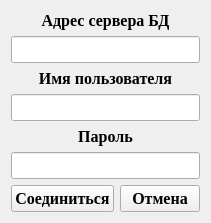
<?xml version="1.0" encoding="UTF-8"?>
<ui version="4.0">
 <class>login</class>
 <widget class="QWidget" name="login">
  <property name="geometry">
   <rect>
    <x>0</x>
    <y>0</y>
    <width>203</width>
    <height>215</height>
   </rect>
  </property>
  <property name="windowTitle">
   <string>Form</string>
  </property>
  <layout class="QGridLayout" name="gridLayout">
   <item row="6" column="0">
    <widget class="QPushButton" name="pushButton">
     <property name="font">
      <font>
       <family>Times New Roman</family>
       <pointsize>12</pointsize>
       <weight>75</weight>
       <bold>true</bold>
      </font>
     </property>
     <property name="text">
      <string>Соединиться</string>
     </property>
    </widget>
   </item>
   <item row="6" column="1">
    <widget class="QPushButton" name="pushButton_2">
     <property name="font">
      <font>
       <family>Times New Roman</family>
       <pointsize>12</pointsize>
       <weight>75</weight>
       <bold>true</bold>
      </font>
     </property>
     <property name="text">
      <string>Отмена</string>
     </property>
    </widget>
   </item>
   <item row="5" column="0" colspan="2">
    <widget class="QLineEdit" name="lineEdit_3">
     <property name="font">
      <font>
       <family>Times New Roman</family>
       <pointsize>12</pointsize>
      </font>
     </property>
     <property name="text">
      <string/>
     </property>
     <property name="alignment">
      <set>Qt::AlignCenter</set>
     </property>
    </widget>
   </item>
   <item row="4" column="0" colspan="2">
    <widget class="QLabel" name="label_4">
     <property name="font">
      <font>
       <family>Times New Roman</family>
       <pointsize>12</pointsize>
       <weight>75</weight>
       <bold>true</bold>
      </font>
     </property>
     <property name="text">
      <string>Пароль</string>
     </property>
     <property name="alignment">
      <set>Qt::AlignCenter</set>
     </property>
    </widget>
   </item>
   <item row="3" column="0" colspan="2">
    <widget class="QLineEdit" name="lineEdit_2">
     <property name="font">
      <font>
       <family>Times New Roman</family>
       <pointsize>12</pointsize>
       <weight>50</weight>
       <bold>false</bold>
      </font>
     </property>
     <property name="text">
      <string/>
     </property>
     <property name="alignment">
      <set>Qt::AlignCenter</set>
     </property>
    </widget>
   </item>
   <item row="1" column="0" colspan="2">
    <widget class="QLineEdit" name="lineEdit">
     <property name="font">
      <font>
       <family>Times New Roman</family>
       <pointsize>12</pointsize>
       <weight>50</weight>
       <bold>false</bold>
      </font>
     </property>
     <property name="text">
      <string/>
     </property>
     <property name="alignment">
      <set>Qt::AlignCenter</set>
     </property>
    </widget>
   </item>
   <item row="2" column="0" colspan="2">
    <widget class="QLabel" name="label_3">
     <property name="font">
      <font>
       <family>Times New Roman</family>
       <pointsize>12</pointsize>
       <weight>75</weight>
       <bold>true</bold>
      </font>
     </property>
     <property name="text">
      <string>Имя пользователя</string>
     </property>
     <property name="alignment">
      <set>Qt::AlignCenter</set>
     </property>
    </widget>
   </item>
   <item row="0" column="0" colspan="2">
    <widget class="QLabel" name="label">
     <property name="font">
      <font>
       <family>Times New Roman</family>
       <pointsize>12</pointsize>
       <weight>75</weight>
       <bold>true</bold>
      </font>
     </property>
     <property name="text">
      <string>Адрес сервера БД</string>
     </property>
     <property name="alignment">
      <set>Qt::AlignCenter</set>
     </property>
    </widget>
   </item>
  </layout>
 </widget>
 <tabstops>
  <tabstop>lineEdit</tabstop>
  <tabstop>lineEdit_2</tabstop>
  <tabstop>lineEdit_3</tabstop>
  <tabstop>pushButton</tabstop>
  <tabstop>pushButton_2</tabstop>
 </tabstops>
 <resources/>
 <connections/>
</ui>
